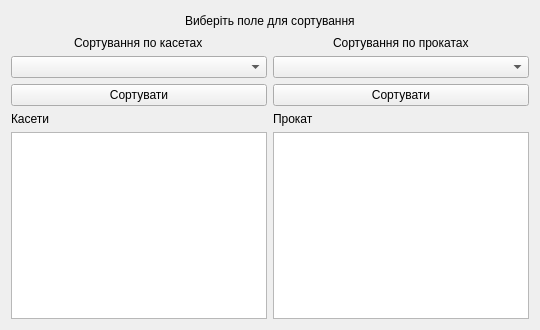
        <widget class="QWidget" name="tabSorting">
         <attribute name="title">
          <string>Сортування</string>
         </attribute>
         <layout class="QHBoxLayout" name="horizontalLayout_7">
          <item>
           <layout class="QVBoxLayout" name="sortMainLayout" stretch="1,15">
            <item>
             <layout class="QHBoxLayout" name="sortHeaderLayout">
              <item alignment="Qt::AlignmentFlag::AlignHCenter">
               <widget class="QLabel" name="sortHeaderLabel">
                <property name="text">
                 <string>Виберіть поле для сортування</string>
                </property>
               </widget>
              </item>
             </layout>
            </item>
            <item>
             <layout class="QHBoxLayout" name="sortContentLayout">
              <item>
               <layout class="QVBoxLayout" name="sortLeftLayout">
                <item alignment="Qt::AlignmentFlag::AlignHCenter">
                 <widget class="QLabel" name="sortTapesComboLabel">
                  <property name="text">
                   <string>Сортування по касетах</string>
                  </property>
                 </widget>
                </item>
                <item>
                 <widget class="QComboBox" name="sortTapesCombo"/>
                </item>
                <item>
                 <widget class="QPushButton" name="sortTapesButton">
                  <property name="text">
                   <string>Сортувати</string>
                  </property>
                 </widget>
                </item>
                <item>
                 <widget class="QLabel" name="sortTapesTableLabel">
                  <property name="text">
                   <string>Касети</string>
                  </property>
                 </widget>
                </item>
                <item>
                 <widget class="QTableView" name="sortTapesTable"/>
                </item>
               </layout>
              </item>
              <item>
               <layout class="QVBoxLayout" name="sortRightLayout">
                <item alignment="Qt::AlignmentFlag::AlignHCenter">
                 <widget class="QLabel" name="sortRentalsComboLabel">
                  <property name="text">
                   <string>Сортування по прокатах</string>
                  </property>
                 </widget>
                </item>
                <item>
                 <widget class="QComboBox" name="sortRentalsCombo"/>
                </item>
                <item>
                 <widget class="QPushButton" name="sortRentalsButton">
                  <property name="text">
                   <string>Сортувати</string>
                  </property>
                 </widget>
                </item>
                <item>
                 <widget class="QLabel" name="sortRentalsTableLabel">
                  <property name="text">
                   <string>Прокат</string>
                  </property>
                 </widget>
                </item>
                <item>
                 <widget class="QTableView" name="sortRentalsTable"/>
                </item>
               </layout>
              </item>
             </layout>
            </item>
           </layout>
          </item>
         </layout>
        </widget>
